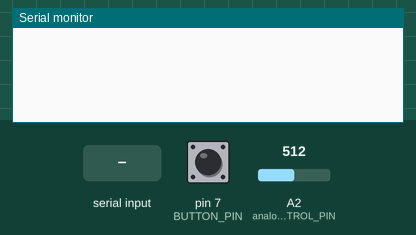
The sketch below on a simulated Arduino Uno, built with avr-gcc and run on an emulated ATmega328P. Parts: the last lines printed to the serial monitor. The test bench sets the inputs (shaded band); at power-on: A2 (analog_CONTROL_PIN) = 512, pin 7 (BUTTON_PIN) LOW.

Above: at 1.2 s.
1.3 s: A2 (analog_CONTROL_PIN) set to 492
At 2.1 s:
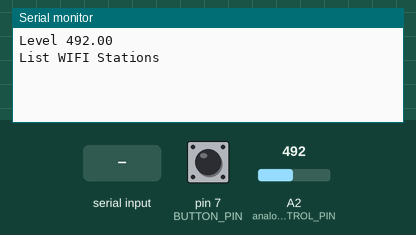
2.8 s: pin 7 (BUTTON_PIN) pulled HIGH for 0.15 s
At 3.9 s:
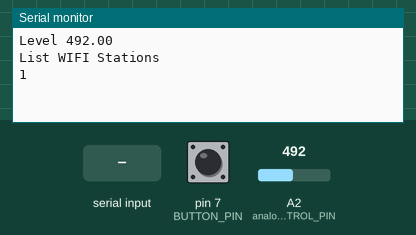
4.4 s: A2 (analog_CONTROL_PIN) set to 533
At 5.6 s:
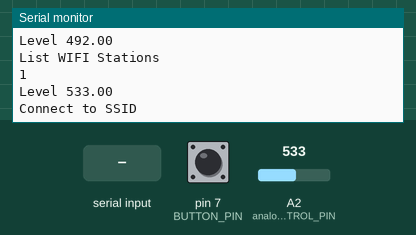
5.9 s: A2 (analog_CONTROL_PIN) set to 789
At 6.8 s:
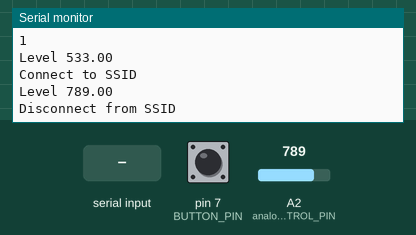
7.4 s: A2 (analog_CONTROL_PIN) set to 236
At 7.9 s:
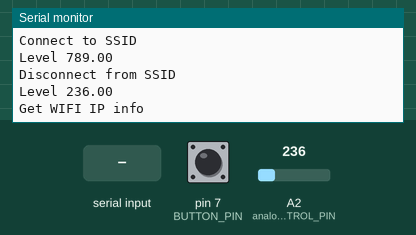
8.9 s: "0" received over the second serial link
At 10.5 s:
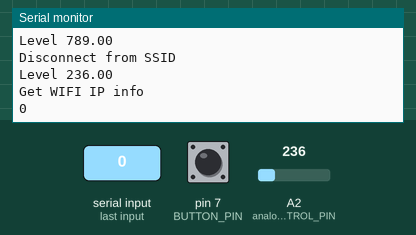
Timing chart, 0 to 11.4 s (numbered marks = the images above; inputs shaded):
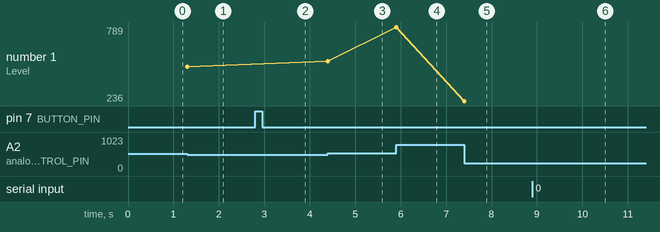

The sketch:

IoT_Radio.ino
```cpp
/*
 Name:		IoT_Radio.ino
 Created:	6/25/2021 11:26:11 AM
 Author:	render
*/

#include <SoftwareSerial.h>
#include <Wire.h>

#define analog_CONTROL_PIN 2 // Analog pin A3
#define BUTTON_PIN 7
#define RX 10
#define TX 11

/*
0 - Get WIFI IP info
1 - List WiFi
2 - Connect to SSID
3 - Disconnect from SSID
4 -

Each command must have a range depending on 1024/(number of command)
*/
#define WIFI_IP 0
#define WIFI_LIST_SSID 1
#define WIFI_CONNECT 2
#define WIFI_DISCONNECT 3

SoftwareSerial wifi(RX, TX);

int status = 0;
int max_value;
int current_value;
bool BUTTON_PRESSED = false;
int current_selected_command = -1;

void setup() {

	Serial.begin(9600);
	wifi.begin(115200);
	pinMode(analog_CONTROL_PIN, INPUT);
	pinMode(BUTTON_PIN, INPUT);
	status = 0;
}

void loop() {

	String echo;
	String command;
	bool send=false;
	float control_level;


	control_level = analogRead(analog_CONTROL_PIN); // Ìîæåò áûòü äî 1023;

	if ( control_level > 0 && control_level < 246) {
		if (current_selected_command != WIFI_IP) {
			Serial.print("Level ");
			Serial.println(control_level);
			Serial.println("Get WIFI IP info");
			current_selected_command = WIFI_IP;
		}
		if ((digitalRead(BUTTON_PIN) == HIGH) && !BUTTON_PRESSED) {
			SendCommand("0");
			BUTTON_PRESSED = true;
		}
	}
	else if (control_level > 267 && control_level < 502) {
		if (current_selected_command != WIFI_LIST_SSID) {
			Serial.print("Level ");
			Serial.println(control_level);
			Serial.println("List WIFI Stations");
			current_selected_command = WIFI_LIST_SSID;
		}
		if ((digitalRead(BUTTON_PIN) == HIGH) && !BUTTON_PRESSED) {
			SendCommand("1");
			BUTTON_PRESSED = true;
		}
	}
	else if (control_level > 523 && control_level < 758) {
		if (current_selected_command != WIFI_CONNECT) {
			Serial.print("Level ");
			Serial.println(control_level);
			Serial.println("Connect to SSID");
			current_selected_command = WIFI_CONNECT;
		}
		if ((digitalRead(BUTTON_PIN) == HIGH) && !BUTTON_PRESSED) {
			SendCommand("2");
			BUTTON_PRESSED = true;
		}
	}
	else if (control_level > 779 && control_level < 1023) {
		if (current_selected_command != WIFI_DISCONNECT) {
			Serial.print("Level ");
			Serial.println(control_level);
			Serial.println("Disconnect from SSID");
			current_selected_command = WIFI_DISCONNECT;
		}
		if ((digitalRead(BUTTON_PIN) == HIGH) && !BUTTON_PRESSED) {
			SendCommand("3");
			BUTTON_PRESSED = true;
		}
	}

	if (digitalRead(BUTTON_PIN) == LOW) {
		BUTTON_PRESSED = false;
	}

	while (wifi.available()) {
		echo = wifi.readString();
		Serial.println(echo);
	}

}

void SendCommand(char *command) {

	Serial.println(command);
	wifi.print(command);
}
```

Measured:
- after the input at 1.3 s, the serial monitor: prints a new line at once (image 1)
- after the input at 2.8 s, the serial monitor: prints a new line at once (image 2)
- after the input at 4.4 s, the serial monitor: prints a new line at once (image 3)
- after the input at 5.9 s, the serial monitor: prints a new line at once (image 4)
- after the input at 7.4 s, the serial monitor: prints a new line at once (image 5)
- after the input at 8.9 s, the serial monitor: prints a new line after 1.0 s (image 6)
- plotted number 1: 492 → 533 after the input at 4.4 s, 533 → 789 after the input at 5.9 s, 789 → 236 after the input at 7.4 s
